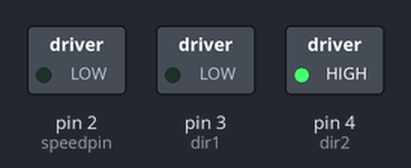
A sketch run on a simulated Arduino Uno, built with avr-gcc and run on an emulated ATmega328P. On the bench: switched loads named in the sketch (green lamp = pin HIGH).

Above: at 2.5 s.
Timing chart, 0 to 6.5 s (numbered marks = the images above):
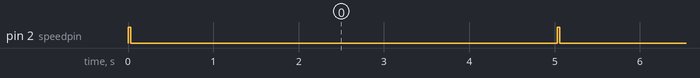

The sketch:

dc_motor_control.ino
```cpp
int speedpin = 2;
int dir1 = 3;
int dir2 = 4;
int motSpeed = 120;
void setup() {
  // put your setup code here, to run once:
 pinMode(speedpin, OUTPUT);
 pinMode(dir1, OUTPUT);
 pinMode(dir2, OUTPUT);
 digitalWrite(dir2, HIGH);
 digitalWrite(dir1, LOW);
}

void loop() {
  // put your main code here, to run repeatedly:
  analogWrite(speedpin, 255);
  delay(30);
  analogWrite(speedpin, motSpeed);
  delay(5000);
}
```

Measured:
- by itself, pin 2 (speedpin): alternates HIGH for 0.03 s and LOW for 5.0 s
